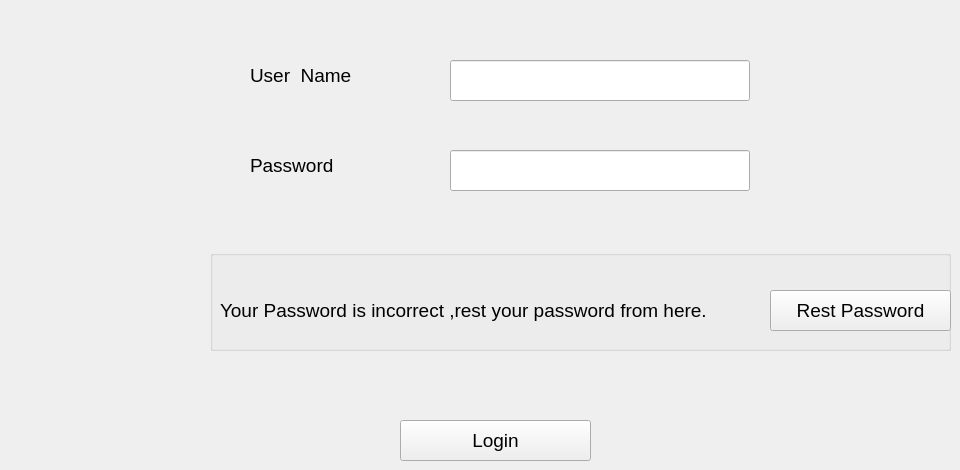
    <widget class="QWidget" name="tab_22">
     <attribute name="title">
      <string>Page</string>
     </attribute>
     <widget class="QLineEdit" name="lineEdit_51">
      <property name="geometry">
       <rect>
        <x>450</x>
        <y>60</y>
        <width>300</width>
        <height>41</height>
       </rect>
      </property>
      <property name="font">
       <font>
        <pointsize>14</pointsize>
       </font>
      </property>
      <property name="placeholderText">
       <string/>
      </property>
     </widget>
     <widget class="QLineEdit" name="lineEdit_52">
      <property name="geometry">
       <rect>
        <x>450</x>
        <y>150</y>
        <width>300</width>
        <height>41</height>
       </rect>
      </property>
      <property name="font">
       <font>
        <pointsize>14</pointsize>
       </font>
      </property>
      <property name="text">
       <string/>
      </property>
      <property name="echoMode">
       <enum>QLineEdit::Password</enum>
      </property>
      <property name="placeholderText">
       <string/>
      </property>
     </widget>
     <widget class="QPushButton" name="pushButton_39">
      <property name="geometry">
       <rect>
        <x>400</x>
        <y>420</y>
        <width>191</width>
        <height>41</height>
       </rect>
      </property>
      <property name="font">
       <font>
        <pointsize>14</pointsize>
       </font>
      </property>
      <property name="text">
       <string>Login</string>
      </property>
     </widget>
     <widget class="QLabel" name="label_57">
      <property name="geometry">
       <rect>
        <x>250</x>
        <y>60</y>
        <width>161</width>
        <height>31</height>
       </rect>
      </property>
      <property name="font">
       <font>
        <pointsize>14</pointsize>
       </font>
      </property>
      <property name="text">
       <string>User  Name</string>
      </property>
     </widget>
     <widget class="QLabel" name="label_58">
      <property name="geometry">
       <rect>
        <x>250</x>
        <y>150</y>
        <width>161</width>
        <height>31</height>
       </rect>
      </property>
      <property name="font">
       <font>
        <pointsize>14</pointsize>
       </font>
      </property>
      <property name="text">
       <string>Password</string>
      </property>
     </widget>
     <widget class="QGroupBox" name="groupBox_7">
      <property name="geometry">
       <rect>
        <x>210</x>
        <y>250</y>
        <width>741</width>
        <height>101</height>
       </rect>
      </property>
      <property name="font">
       <font>
        <pointsize>12</pointsize>
       </font>
      </property>
      <property name="title">
       <string/>
      </property>
      <widget class="QPushButton" name="pushButton_40">
       <property name="geometry">
        <rect>
         <x>560</x>
         <y>40</y>
         <width>181</width>
         <height>41</height>
        </rect>
       </property>
       <property name="font">
        <font>
         <pointsize>14</pointsize>
        </font>
       </property>
       <property name="text">
        <string>Rest Password</string>
       </property>
      </widget>
      <widget class="QLabel" name="label_59">
       <property name="geometry">
        <rect>
         <x>10</x>
         <y>40</y>
         <width>521</width>
         <height>41</height>
        </rect>
       </property>
       <property name="font">
        <font>
         <pointsize>14</pointsize>
        </font>
       </property>
       <property name="text">
        <string>Your Password is incorrect ,rest your password from here.</string>
       </property>
      </widget>
     </widget>
    </widget>
